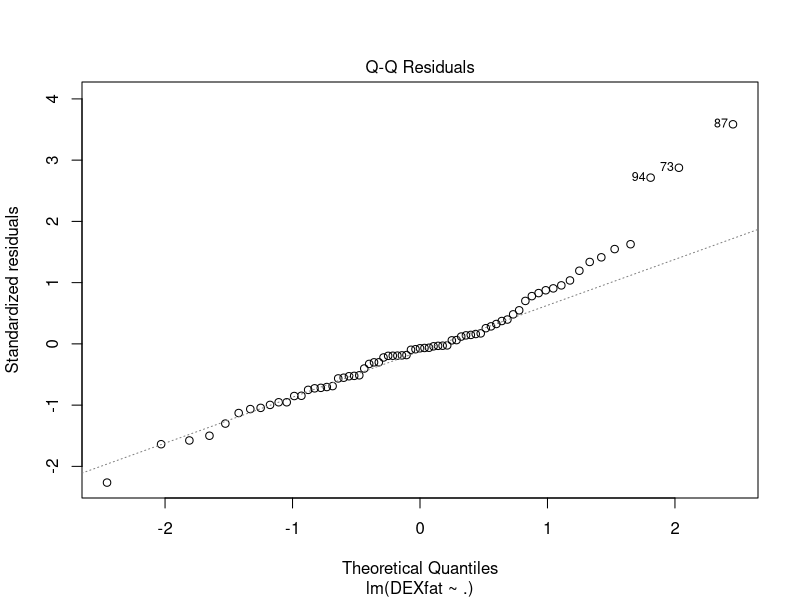
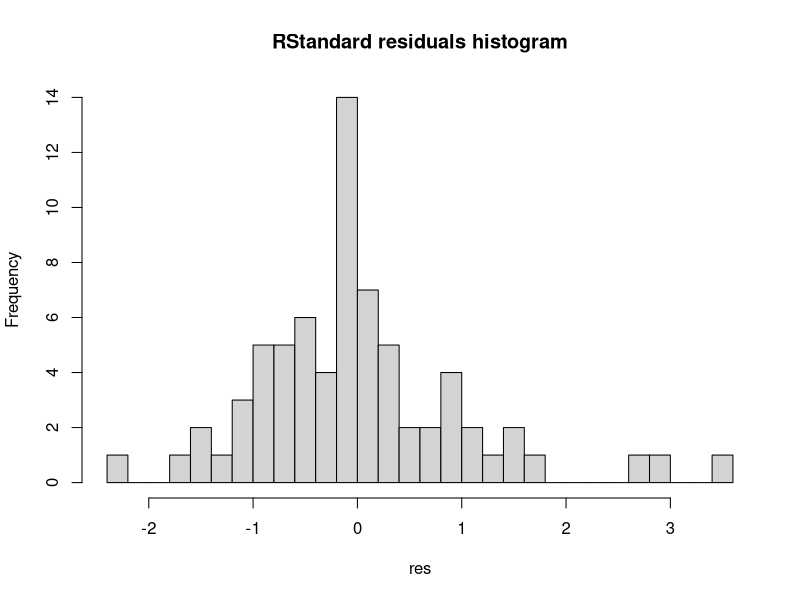
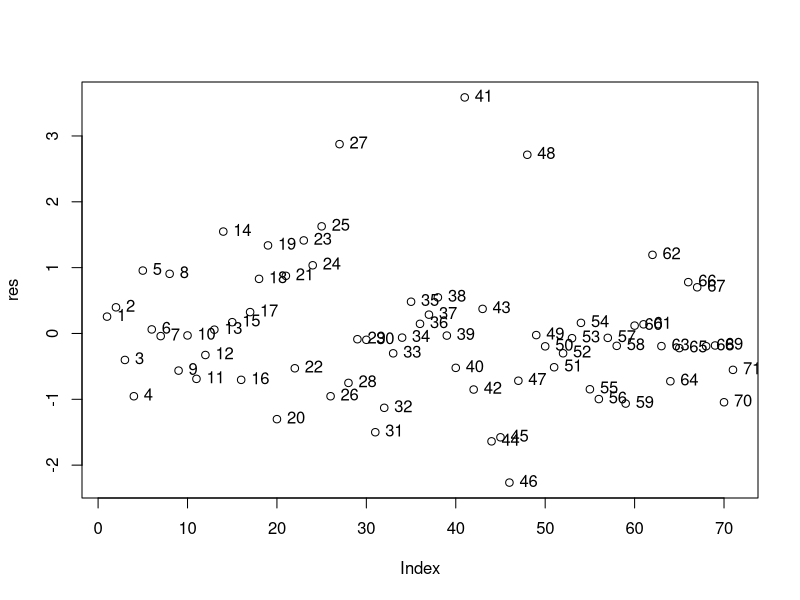
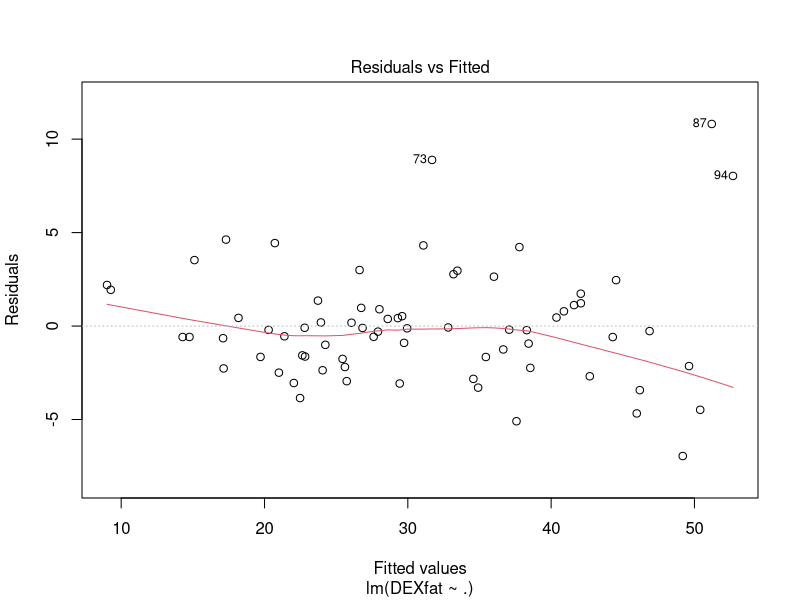
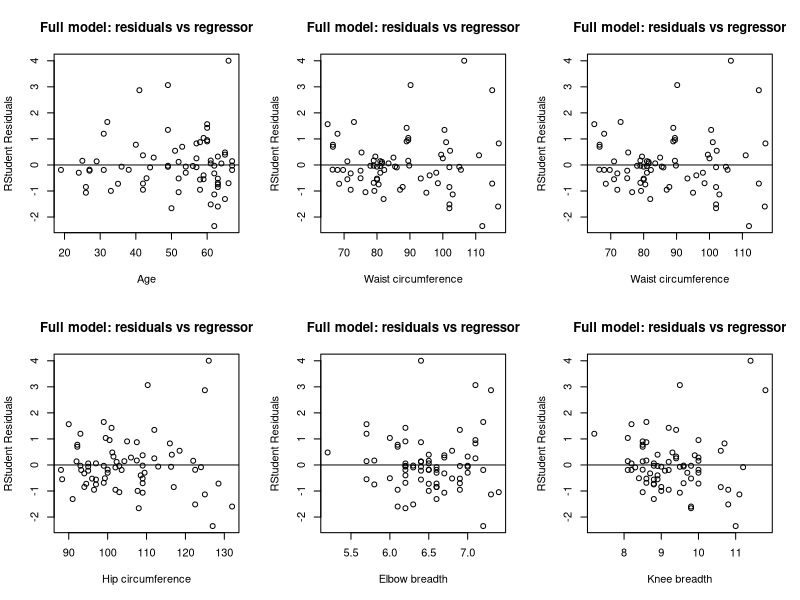

Write the R code that produced these figures, in order. (Note: this script raises an error after producing the figures.)
install.packages("TH.data")
library("TH.data")
data("bodyfat")
df = bodyfat

# df <- read.csv("bodyfatwomen.csv", header = TRUE)

model <- lm(DEXfat ~ ., data=df)
summary(model)

#Residual analysis #############################################################
#1) print residuals
Rres = rstudent(model)
res = rstandard(model)
#Residuals 27 & 41 have high value -> outliers?
#They're also higher as Rstudent vs Rstandard -> influential point?

#2) plot the residuals
plot(model, which=2)
hist(res, breaks=30, main="RStandard residuals histogram")
plot(res)
text(res, labels=1:71, pos=4)
#Very light tail on the right (positive skew), and a potential outlier at the very left

#3) residual vs fitted value plot
plot(model, which=1)
#Kinda good, but potential problem at right end (higher fitted values)

#4) residuals vs each regressor
par(mfrow=c(2,3))
plot(df$age, Rres, 
       ylab="RStudent Residuals", xlab="Age", 
       main="Full model: residuals vs regressor") 
abline(0, 0)
plot(df$waistcirc, Rres, 
     ylab="RStudent Residuals", xlab="Waist circumference", 
     main="Full model: residuals vs regressor") 
abline(0, 0)
plot(df$waistcirc, Rres, 
     ylab="RStudent Residuals", xlab="Waist circumference", 
     main="Full model: residuals vs regressor") 
abline(0, 0)
plot(df$hipcirc, Rres, 
     ylab="RStudent Residuals", xlab="Hip circumference", 
     main="Full model: residuals vs regressor") 
abline(0, 0)
plot(df$elbowbreadth, Rres, 
     ylab="RStudent Residuals", xlab="Elbow breadth", 
     main="Full model: residuals vs regressor") 
abline(0, 0)
plot(df$kneebreadth, Rres, 
     ylab="RStudent Residuals", xlab="Knee breadth", 
     main="Full model: residuals vs regressor") 
abline(0, 0)
#Some funneling going on? Especially for age -> uneven variance?
par(mfrow=c(1,1))

#5) Partial residual vs regressor plots 
crp(model)
#age, elbowbreadth, anthro3c uninformative (given others)?
#kneebreadth is weird
#rest are good

#6) Cook's distance
plot(model, which=4)
influencePlot(model)
#Residual 25 may be an influential (high leverage) outlier.
#Residuals 27 & 41 & 48 may be outliers.

#7) CovRatio
covr = covratio(model)
plot(covr, xlab="Residual Index")
text(covr, labels=1:71, pos=4)
#A few points seem to degrade precision

#8) DFFITS
dffits = dffits(model)
plot(dffits)
text(dffits, labels=1:71, pos=4)

#Conclusion: remove 27, 41 and 48 
dfr <- df[-c(27,41,48),]
#Transformations ###############################################################

modelr <- lm(DEXfat ~ ., data=dfr)
summary(modelr)
#R^2 increased from 0.9117 to 0.9434

resr = rstandard(modelr)
plot(resr) #seems to trend downwards?
crp(modelr) #use crPlots(.., layout=c(1,1)) to choose one graph at a time (for the pdf)
plot(modelr, which=2) #not very linear :(
hist(resr, breaks=30)

shapiro.test(resr) #it says it's normal

#try to fix age:
dft <- data.frame(dfr)
dft$age <- sapply(dfr$age, function(x) x**3)
modelt <- lm(DEXfat ~ ., data=dft)
rest = rstandard(modelr)
plot(rest) #A-OK
crPlots(modelt)
plot(modelt, which=2)

#Conclusion: transformations upon the regressors don't fix the partial residual plots
#The model behaves well without any transformations
###############################################################################

# Multicolinearity ############################################################
# Full code in a separate file, the conclusion was that there is severe multi-
# colinearity and there's nothing we can do about it - apart from using ridge
# regression.

# Variable selection ##########################################################
# Stepwise regression
m <- step(
        lm(DEXfat ~ ., data=dfr),
        direction="both"
)
# This chooses the model: DEXfat ~ waistcirc + hipcirc + kneebreadth + anthro3b + anthro4
# Statistics: AIC 120.25; Adjusted R-squared:  0.9444064

# Backward selection
m <- step(
        lm(DEXfat ~ ., data=dfr),
        direction="backward"
)
# This produces the same result

# For evaluating whether using a subset of variables is valuable, use ridge
# regression - thank you https://www.pluralsight.com/guides/linear-lasso-and-ridge-regression-with-r
library(glmnet)

eval_results <- function(true, predicted, df) {
        SSE <- sum((predicted - true)^2)
        SST <- sum((true - mean(true))^2)
        R_square <- 1 - SSE / SST
        MSE = SSE/nrow(df)
        
        # Model performance metrics
        data.frame(
                MSE = MSE,
                Rsquare = R_square
        )
}

ridge_result <- function(train, test) {
        x = as.matrix(train[, !(names(train) %in% c("DEXfat"))])
        y_train = train$DEXfat
        
        x_test = as.matrix(test[, !(names(test) %in% c("DEXfat"))])
        y_test = test$DEXfat
        
        lambdas <- seq(0, 1, 0.001)
        ridge_reg = glmnet(x, y_train, nlambda = 25, alpha = 0, family = 'gaussian', lambda = lambdas)
        
        cv_ridge <- cv.glmnet(x, y_train, alpha = 0, lambda = lambdas, nfolds = 5)
        optimal_lambda <- cv_ridge$lambda.min
        print(optimal_lambda)
        
        # Prediction and evaluation on train data
        predictions_train <- predict(ridge_reg, s = optimal_lambda, newx = x)
        print(eval_results(y_train, predictions_train, train))
        
        # Prediction and evaluation on test data
        predictions_test <- predict(ridge_reg, s = optimal_lambda, newx = x_test)
        eval_results(y_test, predictions_test, test)
}

# Get a collection of row ids that we will use for testing
test_idxs = sample(nrow(dfr), 20)

# Then perform the regression. First do it on the complete model
test = dfr[test_idxs, ]
train = dfr[-test_idxs, ]
ridge_result(train, test)

# Then do it on variables that were chosen by variable selection
test = dfr[test_idxs, (names(dfr) %in% c("DEXfat", "waistcirc", "hipcirc", "kneebreadth", "anthro3b", "anthro4"))]
train = dfr[-test_idxs, (names(dfr) %in% c("DEXfat", "waistcirc", "hipcirc", "kneebreadth", "anthro3b", "anthro4"))]
ridge_result(train, test)

# Bootstrapping ###############################################################
# TODO
